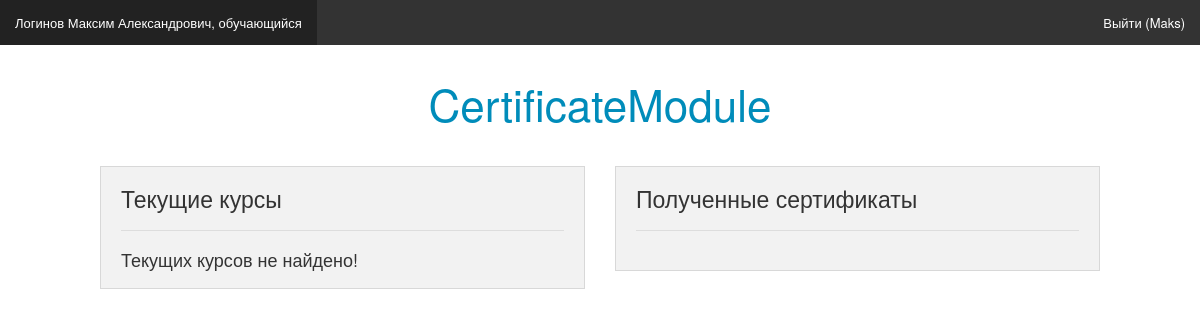
The app's page / (signed in), older data.
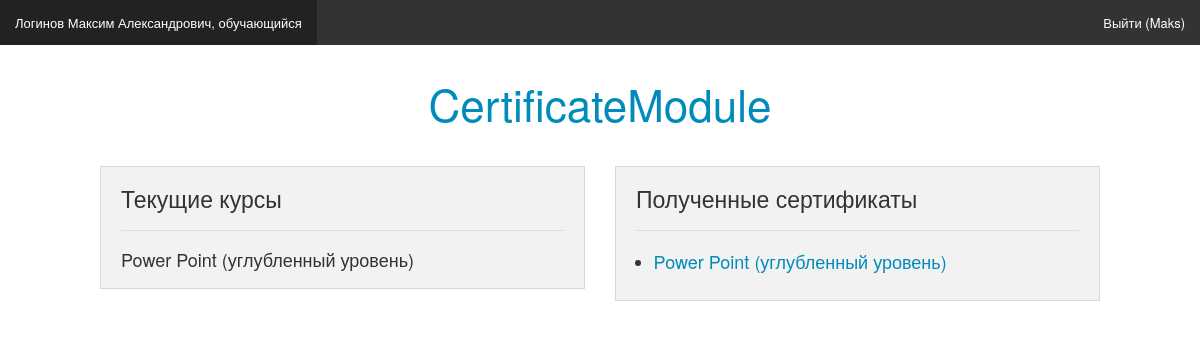
The same page, newer data.
### userprofile/models.py (models this page shows, shortened)
class UserProfile(models.Model):
    user = models.OneToOneField(User, on_delete=models.CASCADE)
    fullname = models.CharField(verbose_name='ФИО', max_length=300, null=True)
    status = models.CharField(verbose_name='Статус пользователя', max_length=100)  # student, teacher, secretary
    group_for_stud = models.ForeignKey(Group, models.SET_NULL, null=True, verbose_name='Группа (для студентов)', blank=True)
    task = models.ManyToManyField(Task, verbose_name='Решенные задания', blank=True)
    def to_rus(self):
        if self.status == 'teacher':
            return 'преподаватель'
        elif self.status == 'student':
            return 'обучающийся'
        elif self.status == 'secretary':
            return 'секретарь'
        elif self.status == 'admin':
            return 'администратор'
        else:
            return ' '
    class Meta:
        verbose_name = 'Профиль'
        verbose_name_plural = 'Профили'

### Sertificate/models.py (models this page shows, shortened)
class Program(models.Model):
    program_name = models.CharField(verbose_name='Название программы', max_length=200)
    num_hours = models.IntegerField(verbose_name='Количество часов', default=1)
    class Meta:
        verbose_name = 'программа'
        verbose_name_plural = 'программы'

class Certificate(models.Model):
    certificate_number = models.CharField(verbose_name='Номер', max_length=200)
    student = models.ForeignKey(User, on_delete=models.CASCADE)
    program = models.ForeignKey(Program, models.SET_NULL, default=1, null=True, verbose_name='Программа обучения')
    status = models.CharField(verbose_name='Статус сертификата', max_length=200)  # not_issued, required, issued
    class Meta:
        verbose_name = 'сертификат'
        verbose_name_plural = 'сертификаты'

### Sertificate/views.py (the view, shortened to what this page needs)
# urls.py: url(r'^$', views.index),
def index(request):
    args = {'username': auth.get_user(request).username}
    user = auth.get_user(request)
    address = 'main.html'
    if user.username:
        args['user_status'] = user.userprofile.to_rus()
        args['fullname'] = user.userprofile.fullname
        if user.userprofile.status == 'student':
            address = 'index_student.html'
            try:
                group = user.userprofile.group_for_stud
                if group is None:
                    args['error_program'] = 'Текущих курсов не найдено!'
                else:
                    args['program'] = group.program
            except ObjectDoesNotExist:
                args['error_program'] = 'Текущих курсов не найдено!'
            try:
                cert = Certificate.objects.filter(student=user, status='issued')
                args['certificate'] = cert
            except ObjectDoesNotExist:
                args['error_certificate'] = 'Сертификатов не найдено!'
    return render_to_response(address, args)

### Sertificate/templates/index_student.html
{% extends 'main.html' %}
{%block certificate_student %}
<div class="row">
    <div class="large-6 medium columns">
        <div class="panel">
            <h4>Текущие курсы</h4><hr>
            {% if program %}
            <h5>{{ program.program_name }}</h5>
            {% else %}
            <h5>{{ error_program }}</h5>
            {% endif %}
        </div>
    </div>
    <div class="large-6 medium columns">
        <div class="panel">
            <h4>Полученные сертификаты</h4> <hr>
            {% if certificate %}
            <ul>
                {% for c in certificate %}
                <li><h5><a href="#">{{ c.program.program_name }}</a></h5></li>
                {% endfor %}
            </ul>
            {% else %}
            <h5>{{ error_certificate }}</h5>
            {% endif %}
        </div>
    </div>
</div>
{% endblock %}

### templates/main.html (shortened to what this page needs)
<!DOCTYPE html>
<html lang="en">
<head>
    <link rel="stylesheet" type="text/css" href="{% static 'static/css/foundation.css' %}">
</head>
<body>
<div class="top-bar">
    <section class="top-bar-section">
        <ul class="left">
            {% if username %}
            <li> <a href=""> {{ fullname }}, {{ user_status }} </a></li>
            {% endif %}
        </ul>
        <ul class="right">
            {% if username %}
                <li><a href="/auth/logout/">Выйти ({{ username }})</a></li>
            {% else %}
                <li><a href="/auth/login/">Войти</a></li>
            {% endif %}
        </ul>
    </section>
</div>
<br>
<h1><a href="/">CertificateModule</a></h1><br>
{% if username %}
    <div class='row'>
        {% block certificate_student %}{% endblock %}
{% else %}
    <h3 style="text-align: center">Необходимо войти в систему</h3>
{% endif %}
</div>
</body>
</html>

Row changes from the older to the newer data that the page shows:
now on this page (row unchanged): Program: program_name "Power Point (углубленный уровень)"
added Certificate: program.program_name "Power Point (углубленный уровень)"
Text that changed along with them:
{{ error_program }}: "Текущих курсов не найдено!" → (not shown)
